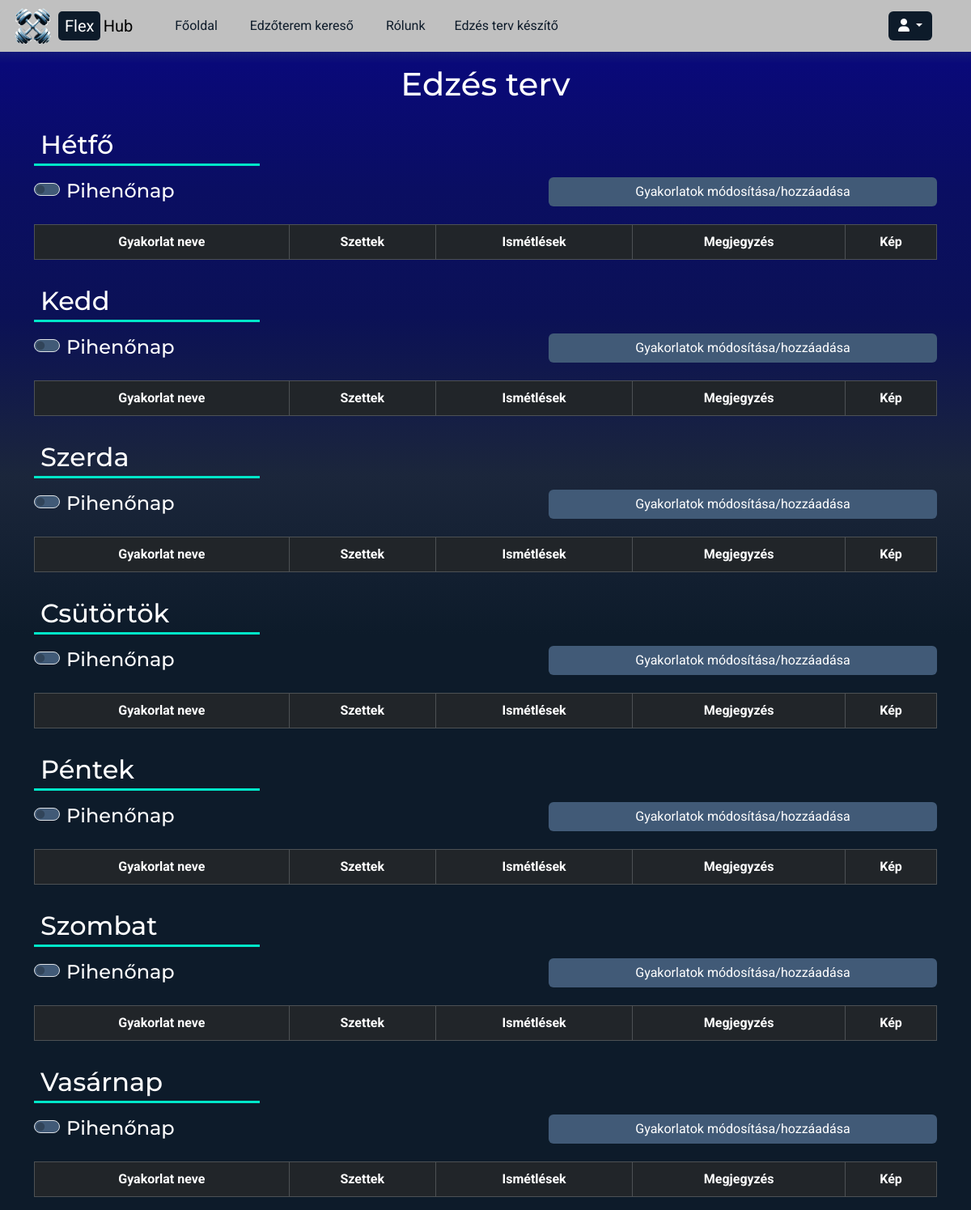
The page /premium-pump/ (signed in) on the database as committed earlier.
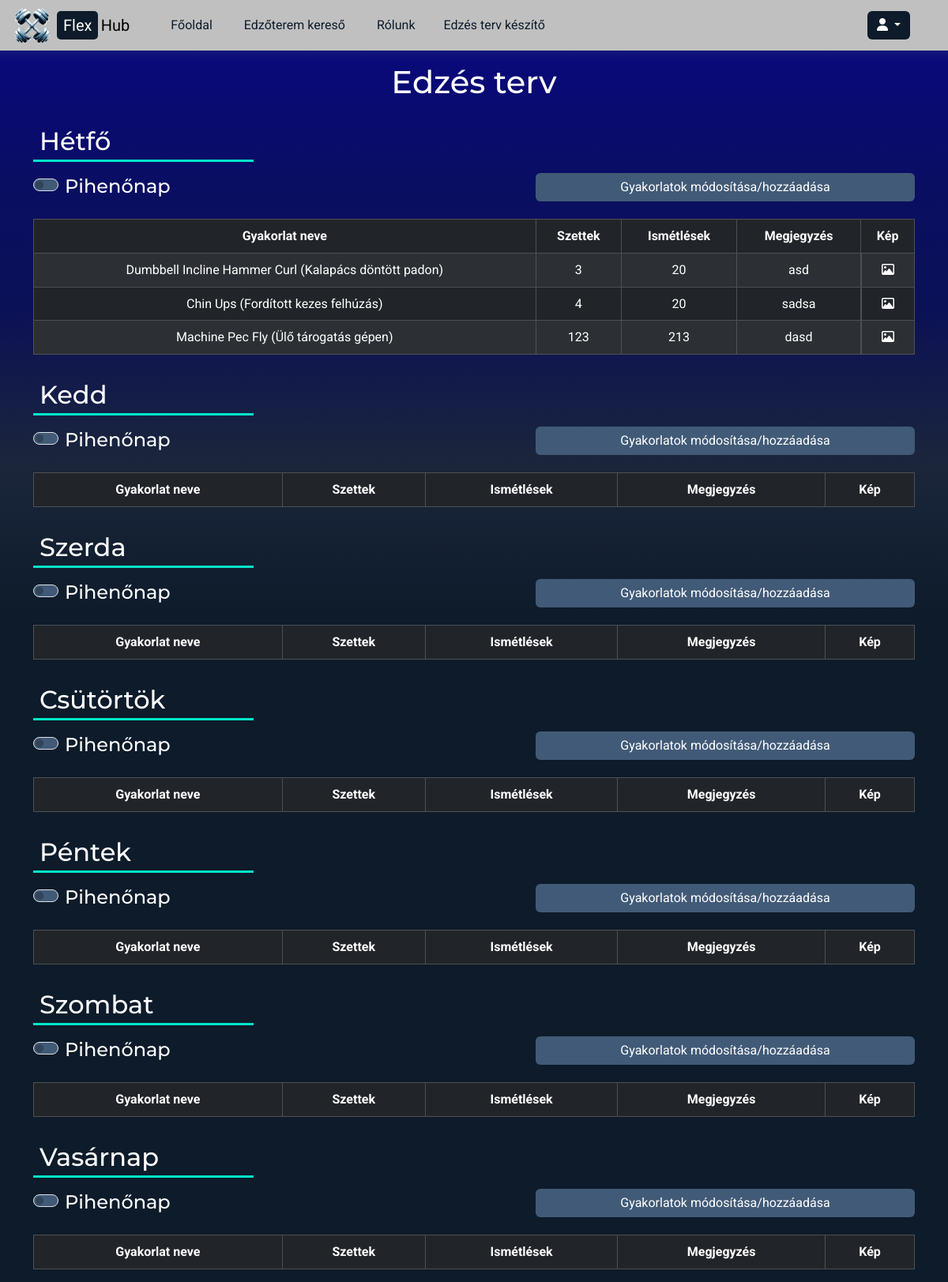
The same page on the database as committed later.
### SweatCircus/models.py (models this page shows, shortened)
class Days(models.Model):
   name = models.CharField(max_length=250)
   class Meta:
      verbose_name_plural = 'Napok'

class WorkoutPlans(models.Model):
   userName = models.ForeignKey(User, on_delete=models.CASCADE)
   day = models.ForeignKey(Days, on_delete=models.CASCADE)
   muscleGroupName = models.ForeignKey(MuscleGroups, on_delete=models.CASCADE)
   exerciseName = models.ForeignKey(Exercises, on_delete=models.CASCADE)
   series = models.CharField(max_length=250)
   reps = models.CharField(max_length=250)
   comment = models.TextField(default="")
   class Meta:
      verbose_name_plural = 'Edzés tervek'

class Exercises(models.Model):
   name = models.CharField(max_length=250)
   muscle_group = models.ForeignKey(MuscleGroups, on_delete=models.CASCADE)
   image = models.ImageField(default="", blank=True)
   video = models.URLField()
   class Meta:
      verbose_name_plural = 'Gyakorlatok'
   def __str__(self):
      template = '{0.name}'
      return template.format(self)

### SweatCircus/views.py (the view)
# urls.py: path('premium-pump/', PremiumPump, name="PremiumPump"),
def PremiumPump(request):
   days = Days.objects.all()
   workoutPlans = WorkoutPlans.objects.all()
   restDays = [restDay.day.name for restDay in IsRestDay.objects.filter(userName=User.objects.get(username=request.user.username))]
   return render(request, "premiumPump.html", {"days": days, "workoutPlans": workoutPlans, "restDays": restDays})

### frontend/templates/premiumPump.html (shortened to what this page needs)
{% extends 'base.html' %}
{% load static %}
{% block css %}
   <link rel="stylesheet" href="{% static 'css/premiumPump.css' %}" />
{% endblock css%}
{% block content %}
   <div id="container">
      {% include 'navbar.html' %}
      <div class="container">
         <h1 class="text-center my-3">Edzés terv</h1>
         <div id="week">
            {% for day in days %}
               <div class="days" id="{{ day.name }}">
                  <h2 class="my-3 ps-2 pb-1 w-25">{{ day.name }}</h2>
                  <form action="{% url 'CreateWorkoutPlan' %}" method="GET" id="workout-plan-modify-form">
                     <div class="form-check form-switch">
                        {% if day.name in restDays %}
                           <input type="checkbox" class="form-check-input is-rest-day" name="is-rest-day" value="{{ day.name }}" checked>
                        {% else %}
                           <input type="checkbox" class="form-check-input is-rest-day" name="is-rest-day" value="{{ day.name }}">
                        {% endif %}
                        <h4>
                           <label class="form-check-label" for="is-rest-day">Pihenőnap</label>
                        </h4>
                     </div>
                     <button type="submit" id="btn-{{ day.name }}" class="btn btn-primary mb-2">Gyakorlatok módosítása/hozzáadása</button>
                  </form>
                  <table id="table-{{ day.name }}" class="table table-striped table-hover table-bordered table-dark text-center my-3">
                     <thead>
                        <tr>
                           <th>Gyakorlat neve</th>
                           <th>Szettek</th>
                           <th>Ismétlések</th>
                           <th>Megjegyzés</th>
                           <th>Kép</th>
                        </tr>
                     </thead>
                     <tbody>
                        {% for workoutPlan in workoutPlans %}
                           {% if workoutPlan.day == day %}
                              <tr id="{{ workoutPlan.id }}">
                                 <td>{{ workoutPlan.exerciseName }}</td>
                                 <td>{{ workoutPlan.series }}</td>
                                 <td>{{ workoutPlan.reps }}</td>
                                 <td>{{ workoutPlan.comment }}</td>
                                 <td class="exercise-image">
                                    <i class="fa-regular fa-image"></i>
                                 </td>
                              </tr>
                           {% endif %}
                        {% endfor %}
                     </tbody>
                  </table>
               </div>
            {% endfor %}
         </div>
      </div>
   </div>
{% endblock content %}

### frontend/templates/base.html (shortened to what this page needs)
{% load static %}
<!DOCTYPE html>
<html lang="hu">
<head>
   <link
      href="https://cdn.jsdelivr.net/npm/bootstrap@5.3.3/dist/css/bootstrap.min.css"
      rel="stylesheet"
 />
   <link rel="stylesheet" type="text/css" href="{% static 'css/base.css' %}" />
   {% block css %} {% endblock css %}
</head>
<body>
   {% block content %}{% endblock content %} {% block js %}{% endblock js %}
</body>
</html>

### frontend/templates/navbar.html (shortened to what this page needs)
{% load static %}
<nav class="navbar navbar-expand-lg p-0" id="navbar">
   <div class="container-fluid m-0 p-0">
      <a class="navbar-brand m-0 p-0" href="/">
         <div id="logo">
            <img id="logo-img" src="{% static 'img/flexhub.png' %}" alt="FlexHub" />
            <p class="m-0 p-0"><span id="logo-flex">Flex</span><span id="logo-hub">Hub</span></p>
         </div>
      </a>
      <div class="collapse navbar-collapse" id="navbarSupportedContent">
         <ul class="navbar-nav ms-4 px-2">
            <li class="nav-item">
               <a class="nav-link mx-1 px-3" href="/">Főoldal</a>
            </li>
            <li class="nav-item">
               <a class="nav-link mx-1 px-3" href="/gym-search">Edzőterem kereső</a>
            </li>
            <li class="nav-item">
               <a class="nav-link mx-1 px-3" href="/about-us">Rólunk</a>
            </li>
            {% if user.is_authenticated %}
            <li class="nav-item">
               <a class="nav-link px-3" href="{% url 'PremiumPump' %}">Edzés terv készítő</a>
            </li>
            {% else %}
            <li class="nav-item">
               <a class="nav-link px-3" href="{% url 'login' %}">Bejelentkezés</a>
            </li>
            {% endif %}
         </ul>
      </div>
   </div>
   {% if user.is_authenticated %}
   <div class="dropdown" id="profile-dropdown">
      <button
         class="btn dropdown-toggle"
         type="button"
         id="profile-dropdown-button"
         data-bs-toggle="dropdown"
         aria-expanded="false">
         <i class="fa-solid fa-user"></i>
      </button>
   </div>
   {% endif %}
</nav>

### frontend/static/css/base.css (style rules this page uses)
:root { --primary-bg: #0d1b2a; --secondary-bg: #1b263b; --accent: #415a77; --primary-text: #ffffff; --secondary-text: #c0c0c0; --highlight: #00e7c9; --max-height: calc(100% - 1rem); }
* { box-sizing: border-box; margin: 0; padding: 0; }
body { height: 100vh; background-color: var(--primary-bg); color: var(--primary-text); font-family: "Roboto", sans-serif; line-height: 1.6; }
h1, h2, h3, h4 { font-family: "Montserrat", sans-serif; word-break: keep-all; }
p { text-align: justify; }
#container { height: var(--max-height); background: rgb(65,90,119); background: linear-gradient(180deg, rgba(65,90,119,1) 0%, rgba(9,9,121,1) 10%, rgba(10,14,98,1) 30%, rgba(11,17,86,1) 50%, rgba(27,38,59,1) 75%, rgba(13,27,42,1) 100%); background-repeat: inherit; background-size: cover; }
#navbar { height: fit-content; background-color: var(--secondary-text); }
#logo { width: fit-content; display: flex; flex-direction: row; align-items: center; }
#logo p { width: fit-content; display: flex; flex-direction: row; align-items: center; justify-content: center; gap: 0.2rem; }
#logo-flex { padding: 0.1rem 0.5rem; background-color: var(--primary-bg); color: var(--primary-text); border-radius: 5px; }
#logo-img { width: 5rem; margin-bottom: -1rem; margin-right: -0.5rem; }
.navbar-nav { height: 100%; }
.nav-item { height: 100%; background-color: unset; }
.nav-link { color: var(--primary-bg); border-radius: 10px; transition: background-color 0.3s ease; }
#profile-dropdown { margin-top: 0.875rem; position: absolute; top: 0; right: 3rem; display: flex; flex-direction: row; justify-content: center; align-items: center; }
#profile-dropdown-button { background-color: var(--primary-bg); color: var(--primary-text); border: none; }

### frontend/static/css/premiumPump.css (style rules this page uses)
#week { display: flex; flex-direction: column; flex-wrap: wrap; }
.days { display: flex; flex-direction: column; }
.days h2 { border-bottom: 3px solid #00e7c9; }
.form-check-input { background-color: #415a77; }
#workout-plan-modify-form { height: 2.5rem; display: flex; flex-direction: row; justify-content: space-between; align-items: center; }
#workout-plan-modify-form .btn { width: 30rem; background-color: #415a77; border: none; transition: all 0.3s ease; }
.exercise-image { width: 100%; position: relative; display: inline-block; }

Rows that differ between the two databases and show on the page:
added WorkoutPlans: exerciseName "Dumbbell Incline Hammer Curl (Kalapács döntött padon)", series "3", reps "20", comment "asd", shown under Days "Hétfő"
added WorkoutPlans: exerciseName "Chin Ups (Fordított kezes felhúzás)", series "4", reps "20", comment "sadsa", shown under Days "Hétfő"
added WorkoutPlans: exerciseName "Machine Pec Fly (Ülő tárogatás gépen)", series "123", reps "213", comment "dasd", shown under Days "Hétfő"
